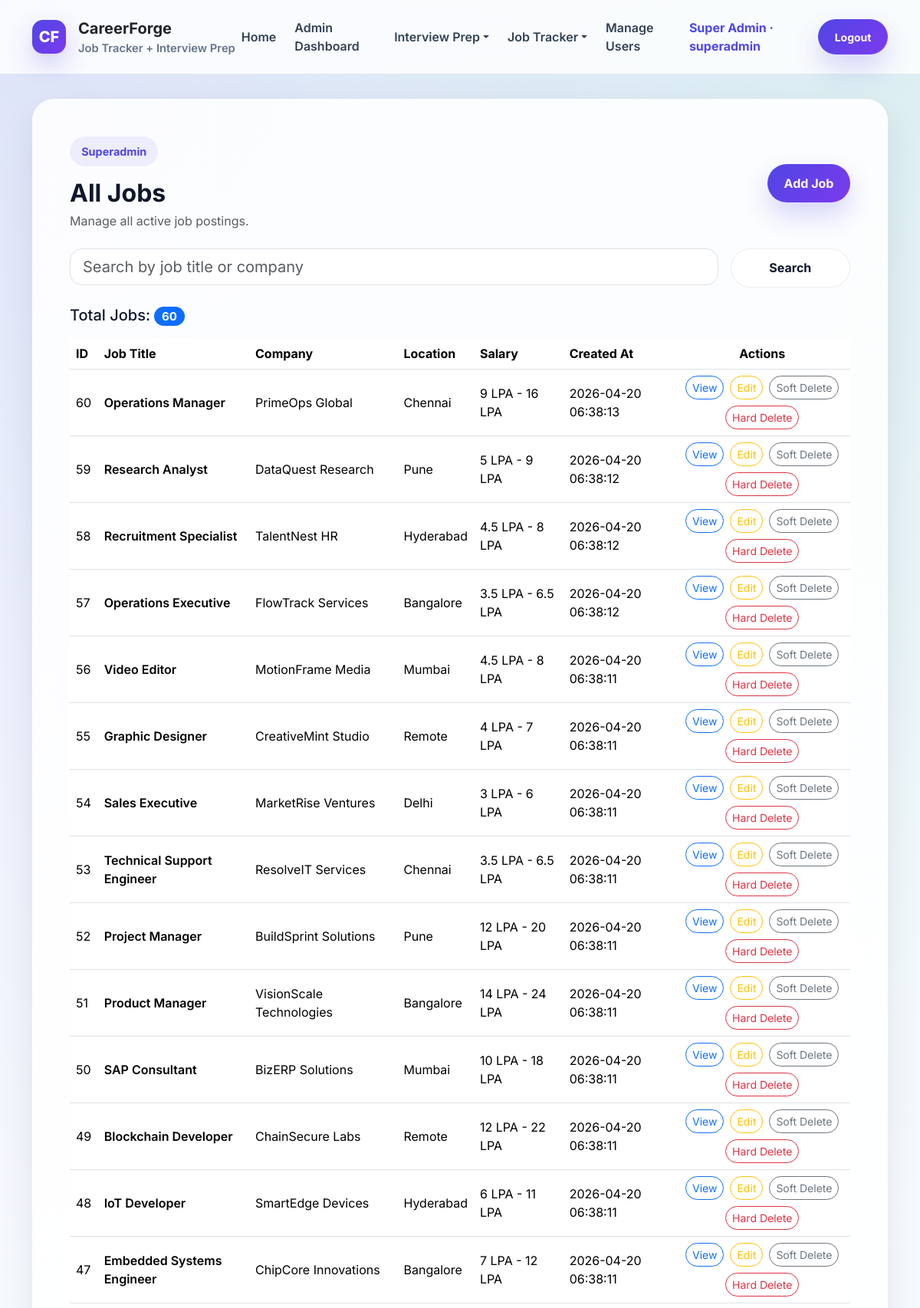
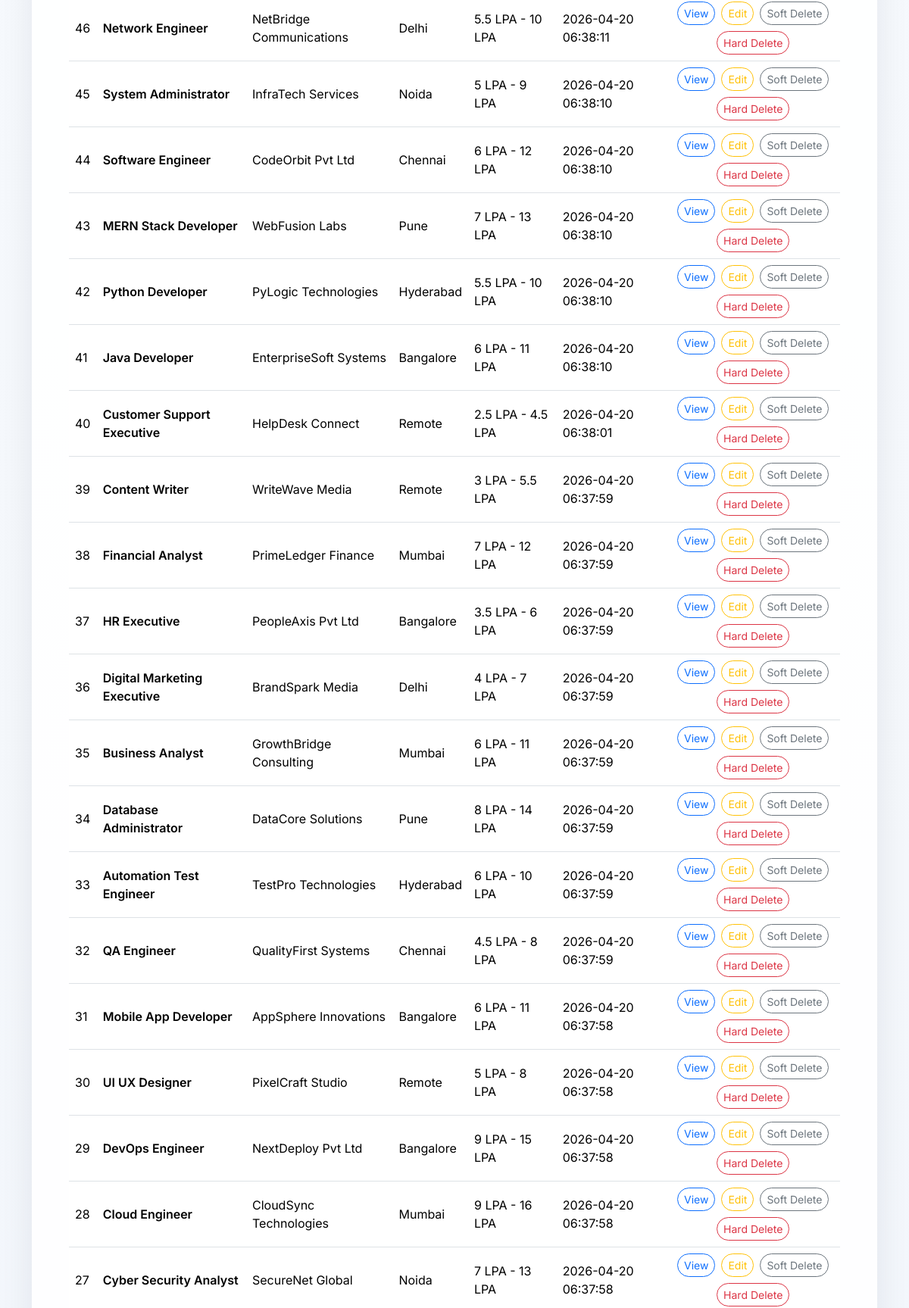
Screenshot of /superadmin/all-jobs (signed in, upper part) with the database file from the repository (2 pictures, top to bottom).
### tables this page shows
CREATE TABLE jobs (
            id INTEGER PRIMARY KEY AUTOINCREMENT,
            title TEXT NOT NULL,
            company TEXT,
            location TEXT,
            salary TEXT,
            description TEXT,
            is_active INTEGER DEFAULT 1,
            created_by INTEGER,
            created_at TIMESTAMP DEFAULT CURRENT_TIMESTAMP,
            FOREIGN KEY (created_by) REFERENCES users(id)
        );

### app.py (the view)
@app.route("/superadmin/all-jobs")
@login_required
@role_required("superadmin")
def all_jobs():
    search = request.args.get("search", "").strip()
    db = get_db()
    jobs = db.execute(
        """
        SELECT *
        FROM jobs
        WHERE is_active = 1
          AND (title LIKE ? OR company LIKE ? OR location LIKE ?)
        ORDER BY id DESC
        """,
        (f"%{search}%", f"%{search}%", f"%{search}%"),
    ).fetchall()
    return render_template("all_jobs.html", jobs=jobs, search=search)

### app.py (called while the page is built)
def get_db():
    if "db" not in g:
        g.db = sqlite3.connect(DATABASE)
        g.db.row_factory = sqlite3.Row
        g.db.execute("PRAGMA foreign_keys = ON")
    return g.db

def login_required(f):
    @wraps(f)
    def decorated_function(*args, **kwargs):
        if "user_id" not in session:
            flash("Please login first.", "warning")
            return redirect(url_for("login"))
        return f(*args, **kwargs)
    return decorated_function

def role_required(required_role):
    def decorator(f):
        @wraps(f)
        def decorated_function(*args, **kwargs):
            if "user_id" not in session:
                flash("Please login first.", "warning")
                return redirect(url_for("login"))
            if session.get("role") != required_role:
                flash("You are not authorized to access this page.", "danger")
                return redirect(url_for("login"))
            return f(*args, **kwargs)
        return decorated_function
    return decorator

@app.context_processor
def inject_user():
    unread_notifications = 0
    if "user_id" in session:
        try:
            db = get_db()
            unread_notifications = db.execute(
                """
                SELECT COUNT(*) AS count
                FROM notifications
                WHERE user_id = ? AND is_read = 0
                """,
                (session.get("user_id"),),
            ).fetchone()["count"]
        except Exception:
            unread_notifications = 0
    return {
        "current_user_name": session.get("full_name"),
        "current_user_role": session.get("role"),
        "current_user_id": session.get("user_id"),
        "is_logged_in": "user_id" in session,
        "unread_notifications_count": unread_notifications,
    }

### templates/all_jobs.html (shortened to what this page needs)
{% extends "base.html" %}
{% block content %}
<div class="glass-card p-4 p-md-5">
    <div class="d-flex justify-content-between align-items-center flex-wrap gap-3 mb-4">
        <div>
            <span class="section-pill">Superadmin</span>
            <h2 class="fw-bold mt-3 mb-1">All Jobs</h2>
            <p class="text-muted mb-0">Manage all active job postings.</p>
        </div>
        <a href="{{ url_for('add_job') }}" class="btn btn-primary-soft">Add Job</a>
    </div>
    <form method="GET" class="row g-3 mb-4">
        <div class="col-md-10">
            <input type="text" name="search" class="form-control form-control-lg rounded-4"
                placeholder="Search by job title or company" value="{{ request.args.get('search', '') }}">
        </div>
        <div class="col-md-2 d-grid">
            <button type="submit" class="btn btn-light-soft">Search</button>
        </div>
    </form>
    <div class="d-flex justify-content-between align-items-center flex-wrap gap-2 mb-3">
        <h5 class="mb-0">Total Jobs: <span class="badge bg-primary rounded-pill">{{ jobs|length }}</span></h5>
    </div>
    <div class="table-responsive">
        <table class="table align-middle">
            <thead>
                <tr>
                    <th>ID</th>
                    <th>Job Title</th>
                    <th>Company</th>
                    <th>Location</th>
                    <th>Salary</th>
                    <th>Created At</th>
                    <th class="text-center">Actions</th>
                </tr>
            </thead>
            <tbody>
                {% if jobs %}
                {% for job in jobs %}
                <tr>
                    <td>{{ job.id }}</td>
                    <td class="fw-semibold">{{ job.title }}</td>
                    <td>{{ job.company }}</td>
                    <td>{{ job.location or '-' }}</td>
                    <td>{{ job.salary or '-' }}</td>
                    <td>{{ job.created_at }}</td>
                    <td>
                        <div class="d-flex flex-wrap gap-2 justify-content-center">
                            <a href="{{ url_for('single_job', job_id=job.id) }}"
                                class="btn btn-sm btn-outline-primary rounded-pill">View</a>
                            <a href="{{ url_for('edit_job', job_id=job.id) }}"
                                class="btn btn-sm btn-outline-warning rounded-pill">Edit</a>
                            <form method="POST" action="{{ url_for('delete_job', job_id=job.id) }}"
                                onsubmit="return confirm('Soft delete this job?');">
                                <button type="submit" class="btn btn-sm btn-outline-secondary rounded-pill">Soft
                                    Delete</button>
                            </form>
                            <form method="POST" action="{{ url_for('hard_delete_job', job_id=job.id) }}"
                                onsubmit="return confirm('Hard delete this job permanently?');">
                                <button type="submit" class="btn btn-sm btn-outline-danger rounded-pill">Hard
                                    Delete</button>
                            </form>
                        </div>
                    </td>
                </tr>
                {% endfor %}
                {% else %}
                <tr>
                    <td colspan="7" class="text-center text-muted py-4">No jobs found.</td>
                </tr>
                {% endif %}
            </tbody>
        </table>
    </div>
</div>
{% endblock %}

### templates/base.html (style rules this page uses)
:root { --text: #0f172a; --muted: #64748b; --line: rgba(15, 23, 42, 0.08); --card: rgba(255, 255, 255, 0.88); --primary: #4f46e5; --primary-2: #7c3aed; --success: #059669; --warning: #d97706; --danger: #dc2626; }
body { margin: 0; font-family: "Inter", sans-serif; color: var(--text); background: radial-gradient(circle at top left, rgba(79, 70, 229, 0.12), transparent 28%), radial-gradient(circle at top right, rgba(16, 185, 129, 0.10), transparent 26%), linear-gradient(180deg, #f8fbff 0%, #f4f7fb 48%, #eef4ff 100%); min-height: 100vh; }
.btn-primary-soft { background: linear-gradient(135deg, var(--primary), var(--primary-2)); color: #fff; border: none; border-radius: 999px; font-weight: 700; padding: 0.8rem 1.35rem; box-shadow: 0 16px 34px rgba(79, 70, 229, 0.22); }
.btn-light-soft { background: rgba(255, 255, 255, 0.9); color: var(--text); border: 1px solid var(--line); border-radius: 999px; font-weight: 700; padding: 0.8rem 1.35rem; }
.glass-card { background: var(--card); border: 1px solid rgba(255, 255, 255, 0.7); box-shadow: 0 18px 45px rgba(15, 23, 42, 0.08); border-radius: 28px; }
.section-pill { display: inline-flex; align-items: center; gap: .5rem; border-radius: 999px; padding: .55rem .95rem; background: rgba(79, 70, 229, 0.08); color: var(--primary); font-size: .9rem; font-weight: 700; }

### rows the page displays
jobs: id "60", title "Operations Manager", company "PrimeOps Global", location "Chennai", salary "9 LPA - 16 LPA", created_at "2026-04-20 06:38:13"
jobs: id "59", title "Research Analyst", company "DataQuest Research", location "Pune", salary "5 LPA - 9 LPA", created_at "2026-04-20 06:38:12"
jobs: id "58", title "Recruitment Specialist", company "TalentNest HR", location "Hyderabad", salary "4.5 LPA - 8 LPA", created_at "2026-04-20 06:38:12"
jobs: id "57", title "Operations Executive", company "FlowTrack Services", location "Bangalore", salary "3.5 LPA - 6.5 LPA", created_at "2026-04-20 06:38:12"
jobs: id "56", title "Video Editor", company "MotionFrame Media", location "Mumbai", salary "4.5 LPA - 8 LPA", created_at "2026-04-20 06:38:11"
jobs: id "55", title "Graphic Designer", company "CreativeMint Studio", location "Remote", salary "4 LPA - 7 LPA", created_at "2026-04-20 06:38:11"
jobs: id "54", title "Sales Executive", company "MarketRise Ventures", location "Delhi", salary "3 LPA - 6 LPA", created_at "2026-04-20 06:38:11"
jobs: id "53", title "Technical Support Engineer", company "ResolveIT Services", location "Chennai", salary "3.5 LPA - 6.5 LPA", created_at "2026-04-20 06:38:11"
jobs: id "52", title "Project Manager", company "BuildSprint Solutions", location "Pune", salary "12 LPA - 20 LPA", created_at "2026-04-20 06:38:11"
jobs: id "51", title "Product Manager", company "VisionScale Technologies", location "Bangalore", salary "14 LPA - 24 LPA", created_at "2026-04-20 06:38:11"
jobs: id "50", title "SAP Consultant", company "BizERP Solutions", location "Mumbai", salary "10 LPA - 18 LPA", created_at "2026-04-20 06:38:11"
jobs: id "49", title "Blockchain Developer", company "ChainSecure Labs", location "Remote", salary "12 LPA - 22 LPA", created_at "2026-04-20 06:38:11"
jobs: id "48", title "IoT Developer", company "SmartEdge Devices", location "Hyderabad", salary "6 LPA - 11 LPA", created_at "2026-04-20 06:38:11"
jobs: id "47", title "Embedded Systems Engineer", company "ChipCore Innovations", location "Bangalore", salary "7 LPA - 12 LPA", created_at "2026-04-20 06:38:11"
jobs: id "46", title "Network Engineer", company "NetBridge Communications", location "Delhi", salary "5.5 LPA - 10 LPA", created_at "2026-04-20 06:38:11"
jobs: id "45", title "System Administrator", company "InfraTech Services", location "Noida", salary "5 LPA - 9 LPA", created_at "2026-04-20 06:38:10"
jobs: id "44", title "Software Engineer", company "CodeOrbit Pvt Ltd", location "Chennai", salary "6 LPA - 12 LPA", created_at "2026-04-20 06:38:10"
jobs: id "43", title "MERN Stack Developer", company "WebFusion Labs", location "Pune", salary "7 LPA - 13 LPA", created_at "2026-04-20 06:38:10"
jobs: id "42", title "Python Developer", company "PyLogic Technologies", location "Hyderabad", salary "5.5 LPA - 10 LPA", created_at "2026-04-20 06:38:10"
jobs: id "41", title "Java Developer", company "EnterpriseSoft Systems", location "Bangalore", salary "6 LPA - 11 LPA", created_at "2026-04-20 06:38:10"
jobs: id "40", title "Customer Support Executive", company "HelpDesk Connect", location "Remote", salary "2.5 LPA - 4.5 LPA", created_at "2026-04-20 06:38:01"
jobs: id "39", title "Content Writer", company "WriteWave Media", location "Remote", salary "3 LPA - 5.5 LPA", created_at "2026-04-20 06:37:59"
jobs: id "38", title "Financial Analyst", company "PrimeLedger Finance", location "Mumbai", salary "7 LPA - 12 LPA", created_at "2026-04-20 06:37:59"
jobs: id "37", title "HR Executive", company "PeopleAxis Pvt Ltd", location "Bangalore", salary "3.5 LPA - 6 LPA", created_at "2026-04-20 06:37:59"
jobs: id "36", title "Digital Marketing Executive", company "BrandSpark Media", location "Delhi", salary "4 LPA - 7 LPA", created_at "2026-04-20 06:37:59"
jobs: id "35", title "Business Analyst", company "GrowthBridge Consulting", location "Mumbai", salary "6 LPA - 11 LPA", created_at "2026-04-20 06:37:59"
jobs: id "34", title "Database Administrator", company "DataCore Solutions", location "Pune", salary "8 LPA - 14 LPA", created_at "2026-04-20 06:37:59"
jobs: id "33", title "Automation Test Engineer", company "TestPro Technologies", location "Hyderabad", salary "6 LPA - 10 LPA", created_at "2026-04-20 06:37:59"
jobs: id "32", title "QA Engineer", company "QualityFirst Systems", location "Chennai", salary "4.5 LPA - 8 LPA", created_at "2026-04-20 06:37:59"
jobs: id "31", title "Mobile App Developer", company "AppSphere Innovations", location "Bangalore", salary "6 LPA - 11 LPA", created_at "2026-04-20 06:37:58"
jobs: id "30", title "UI UX Designer", company "PixelCraft Studio", location "Remote", salary "5 LPA - 8 LPA", created_at "2026-04-20 06:37:58"
jobs: id "29", title "DevOps Engineer", company "NextDeploy Pvt Ltd", location "Bangalore", salary "9 LPA - 15 LPA", created_at "2026-04-20 06:37:58"
jobs: id "28", title "Cloud Engineer", company "CloudSync Technologies", location "Mumbai", salary "9 LPA - 16 LPA", created_at "2026-04-20 06:37:58"
jobs: id "27", title "Cyber Security Analyst", company "SecureNet Global", location "Noida", salary "7 LPA - 13 LPA", created_at "2026-04-20 06:37:58"

### other values shown
{{ current_user_name }} "Super Admin"
{{ current_user_role }} "superadmin"
{{ jobs|length }} "60"
